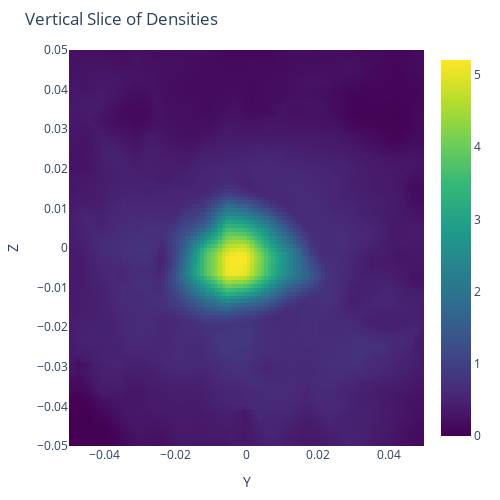

Notebook code for this chart:
### Code cell
import numpy as np
from nga.utils.spacial import convert_to_transformed_space
num_samples = 100
padding = 0
pad_scale = (num_samples + 2*padding) / num_samples

dataparser_scale = pipeline.datamanager.train_dataparser_outputs.dataparser_scale
dimensions = np.array([1, 0.1,0.1])*pad_scale
near = 0
far = 1 * pipeline.datamanager.train_dataparser_outputs.dataparser_scale * dimensions[2]
n = num_samples
y = torch.linspace(-0.5*dimensions[1], 0.5*dimensions[1], n+1)
y = (y[1:] + y[:-1]) / 2
x = torch.full_like(y, 0.1*dimensions[0])
z = torch.full_like(y, 0.5*dimensions[2])

# Initialize the UniformSampler
sampler = SpacedSampler(lambda x : x, lambda x : x, num_samples, train_stratified=False)
origins=torch.stack([x, y, z], dim=-1)
directions=torch.zeros_like(origins)
directions[..., 2] = -1
origins_trans = convert_to_transformed_space(origins, pipeline.datamanager.train_dataparser_outputs)
directions_trans = convert_to_transformed_space(directions, pipeline.datamanager.train_dataparser_outputs, is_direction=True)
ray_bundle = RayBundle(
    origins=origins_trans,
    directions=directions_trans,
    pixel_area=torch.full([n, 1], dimensions[1]*dimensions[2]/(n*n)),
    nears=torch.full([n, 1], near),
    fars=torch.full([n, 1], far),
    camera_indices=torch.zeros([n, 1]),
)

# Generate samples
samples = sampler.generate_ray_samples(ray_bundle).to("cuda")

densities = pipeline.model.get_densities(samples)
log_densities = np.log1p(densities.cpu().squeeze().detach().numpy())


depth = ((samples.frustums.starts + samples.frustums.ends) / 2).cpu() / dataparser_scale
pts = origins.view(n, 1, 3) + directions.view(n, 1, 3) * depth

fig = go.Figure(data=go.Heatmap(
    z=log_densities.transpose(),
    x=pts[:,0,1],
    y=pts[0,:,2],
    colorscale='Viridis')
)
fig.update_layout(
    title="Vertical Slice of Densities",
    xaxis_title="Y",
    yaxis_title="Z",
    width=500,
    height=500,
    hovermode=False,
    showlegend=False,
    margin=dict(l=20, r=20, t=50, b=20)
)
fig.show()

### Figure 1 — Plotly figure (JSON) as saved in the notebook; plotly's stock layout.template omitted (floating-point values rounded to 4 significant figures; data arrays with more than 128 entries replaced by an {"elided": "..."} marker saying what was removed)
{"data": [{"colorscale": [[0, "#440154"], [0.1111, "#482878"], [0.2222, "#3e4989"], [0.3333, "#31688e"], [0.4444, "#26828e"], [0.5556, "#1f9e89"], [0.6667, "#35b779"], [0.7778, "#6ece58"], [0.8889, "#b5de2b"], [1, "#fde725"]], "type": "heatmap", "x": [-0.0495, -0.0485, -0.0475, -0.0465, -0.0455, -0.0445, -0.0435, -0.0425, -0.0415, -0.0405, -0.0395, -0.0385, -0.0375, -0.0365, -0.0355, -0.0345, -0.0335, -0.0325, -0.0315, -0.0305, -0.0295, -0.0285, -0.0275, -0.0265, -0.0255, -0.0245, -0.0235, -0.0225, -0.0215, -0.0205, -0.0195, -0.0185, -0.0175, -0.0165, -0.0155, -0.0145, -0.0135, -0.0125, -0.0115, -0.0105, -0.0095, -0.0085, -0.0075, -0.0065, -0.0055, -0.0045, -0.0035, -0.0025, -0.0015, -0.0005, 0.0005, 0.0015, 0.0025, 0.0035, 0.0045, 0.0055, 0.0065, 0.0075, 0.0085, 0.0095, 0.0105, 0.0115, 0.0125, 0.0135, 0.0145, 0.0155, 0.0165, 0.0175, 0.0185, 0.0195, 0.0205, 0.0215, 0.0225, 0.0235, 0.0245, 0.0255, 0.0265, 0.0275, 0.0285, 0.0295, 0.0305, 0.0315, 0.0325, 0.0335, 0.0345, 0.0355, 0.0365, 0.0375, 0.0385, 0.0395, 0.0405, 0.0415, 0.0425, 0.0435, 0.0445, 0.0455, 0.0465, 0.0475, 0.0485, 0.0495], "y": [0.0495, 0.0485, 0.0475, 0.0465, 0.0455, 0.0445, 0.0435, 0.0425, 0.0415, 0.0405, 0.0395, 0.0385, 0.0375, 0.0365, 0.0355, 0.0345, 0.0335, 0.0325, 0.0315, 0.0305, 0.0295, 0.0285, 0.0275, 0.0265, 0.0255, 0.0245, 0.0235, 0.0225, 0.0215, 0.0205, 0.0195, 0.0185, 0.0175, 0.0165, 0.0155, 0.0145, 0.0135, 0.0125, 0.0115, 0.0105, 0.0095, 0.0085, 0.0075, 0.0065, 0.0055, 0.0045, 0.0035, 0.0025, 0.0015, 0.0005, -0.0005, -0.0015, -0.0025, -0.0035, -0.0045, -0.0055, -0.0065, -0.0075, -0.0085, -0.0095, -0.0105, -0.0115, -0.0125, -0.0135, -0.0145, -0.0155, -0.0165, -0.0175, -0.0185, -0.0195, -0.0205, -0.0215, -0.0225, -0.0235, -0.0245, -0.0255, -0.0265, -0.0275, -0.0285, -0.0295, -0.0305, -0.0315, -0.0325, -0.0335, -0.0345, -0.0355, -0.0365, -0.0375, -0.0385, -0.0395, -0.0405, -0.0415, -0.0425, -0.0435, -0.0445, -0.0455, -0.0465, -0.0475, -0.0485, -0.0495], "z": {"elided": "100x100 float values"}}], "layout": {"height": 500, "hovermode": false, "margin": {"b": 20, "l": 20, "r": 20, "t": 50}, "showlegend": false, "title": {"text": "Vertical Slice of Densities"}, "width": 500, "xaxis": {"title": {"text": "Y"}}, "yaxis": {"title": {"text": "Z"}}}}
